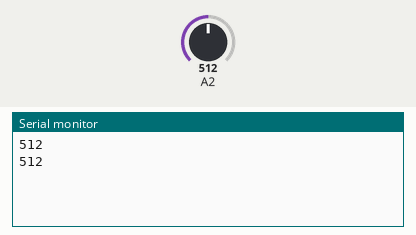
Simulated run of this sketch. Board: Arduino Uno, built with avr-gcc and run on an emulated ATmega328P. On the bench: the last lines printed to the serial monitor. Inputs (shaded band) come from the test bench; at power-on: A2 = 512.

Above: at 1.8 s.
1.9 s: A2 set to 716
At 3.1 s:
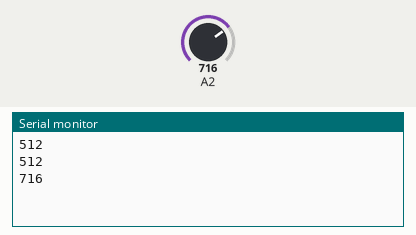
3.4 s: A2 set to 900
At 4.4 s:
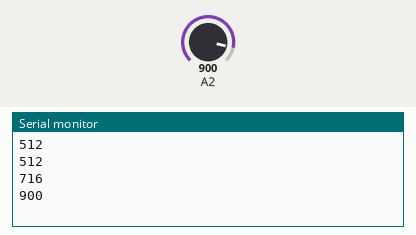
Timing chart, 0 to 6.4 s (numbered marks = the images above; inputs shaded):
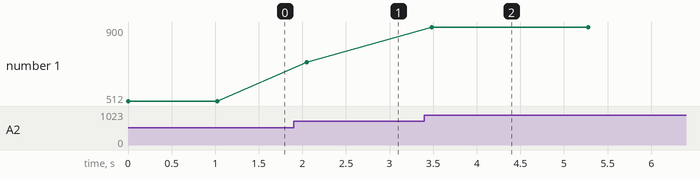

The sketch:

percobaan1-3.ino
```cpp
void setup() {
  Serial.begin(9600);
}

void loop() {
  int sensorValue = analogRead(A2);
  Serial.println(sensorValue);

  digitalWrite(8, HIGH);
  delay(sensorValue);
  digitalWrite(8, LOW);
  delay(sensorValue);
}
```

Measured:
- after the input at 1.9 s, the serial monitor: prints a new line after 0.15 s (image 1)
- after the input at 3.4 s, the serial monitor: prints a new line after 0.08 s (image 2)
- plotted number 1: 512 → 716 after the input at 1.9 s, 716 → 900 after the input at 3.4 s
